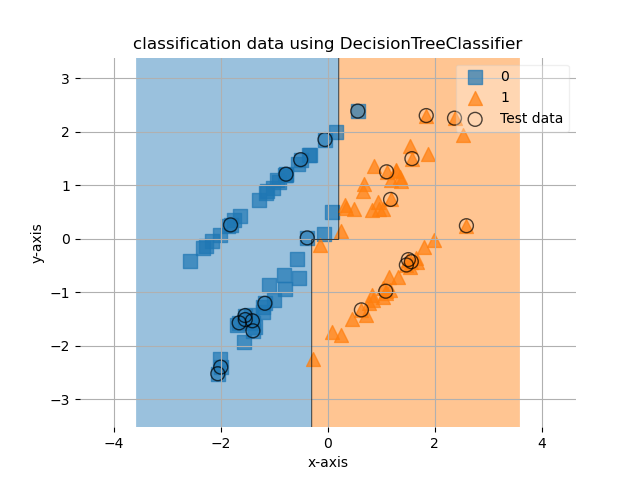

Here is the Python script that generated this plot:
import numpy as np
import matplotlib.pyplot as plt
from sklearn.model_selection import train_test_split
from sklearn.datasets import make_classification
from mlxtend.plotting import plot_decision_regions
from sklearn.tree import DecisionTreeClassifier

# P.514 二項分類用データ生成
X, y = make_classification(
    n_samples=100, n_features=2, n_redundant=0, random_state=42)


# P.518 学習用と評価用にデータを分割
train_X, test_X, train_y, test_y = \
    train_test_split(X, y, random_state=42)
# train_test_split(X, y, test_size=0.25, random_state=42)

# SVCで学習
model = DecisionTreeClassifier()
model.fit(train_X, train_y)  # 学習用データでモデルを訓練・適合(fit)
model.predict(test_X)        # 評価用データに対するモデルの予測(predict)結果
print('正解率は{}'.format(model.score(test_X, test_y)))

# 元々のplt.scatter( ) はコメント
# p.521 散布図を描く
# 学習用データは'.'印で，評価用データは'x'印でプロット
# plt.scatter(train_X[:, 0], train_X[:, 1], c=train_y, marker='.',
#             cmap=matplotlib.cm.get_cmap(name='bwr'), alpha=0.7)
# plt.scatter(test_X[:, 0], test_X[:, 1], c=test_y, marker='*',
# cmap=matplotlib.cm.get_cmap(name='bwr'), alpha=0.7)


# 学習して導出した識別境界線をプロット
# 学習後のモデル内には二項を分類する境界直線の属性値が求まった
# w0 = model.intercept_
# w1 = model.coef_[0][0]
# w2 = model.coef_[0][1]

# モデル内の属性値は境界直線の式を表す
#  w0 + (w1 * x) + (w2 * y) = 0
# 変形すると
#  y = -(w1 / w2) * x - (w0 / w2)
# つまり，
#  傾きが -(w1 / w2)
#  切片が -(w0 / w2)
# Xi = np.linspace(-10, 10, 20)
# Y = -(w1 / w2) * Xi - (w0 / w2)
# plt.plot(Xi, Y)

# グラフのスケールを調整
plt.xlim(min(X[:, 0]) - 0.5, max(X[:, 0]) + 0.5)
plt.ylim(min(X[:, 1]) - 0.5, max(X[:, 1]) + 0.5)
# 別の書き方
# plt.axis([min(X[:, 0]) - 0.5, max(X[:, 0]) + 0.5,
#           min(X[:, 1]) - 0.5, max(X[:, 1]) + 0.5])

# タテヨコ比を 1 対 1 にする
plt.gca().set_aspect('equal', 'datalim')
# plt.axes().set_aspect('equal', 'datalim')
# *** この指定では、Warningが発生 ***
# MatplotlibDeprecationWarning:  Adding an axes using the same arguments
# as a previous axes currently reuses the earlier instance. In a future
# version, a new instance will always be created and returned.
#   Meanwhile, this warning can be suppressed, and the future behavior
# ensured, by passing a unique label to each axes instance.
#
# https://stackoverflow.com/questions/47953061/matplotlib-axes-collision-warning-when-setting-aspect-ratio
#

plt.grid(True)
plt.title("classification data using DecisionTreeClassifier")
plt.xlabel("x-axis")
plt.ylabel("y-axis")

# 最後の表示前に以下を追加
output_X = np.concatenate([train_X, test_X])	# 出力用の全データ 学習用＋評価用 の順
output_y = np.concatenate([train_y, test_y])	# 出力用の全データ 学習用＋評価用 の順
scatter_kwargs = {'s': 100, 'edgecolor': None, 'alpha': 0.7}	# 散布図用表示設定
scatter_highlight_kwargs = {'s': 100, 'label': 'Test data', 'alpha': 0.7}	# 評価用表示設定
plot_decision_regions(output_X, output_y, model, legend=1, X_highlight=test_X, scatter_kwargs=scatter_kwargs, scatter_highlight_kwargs=scatter_highlight_kwargs)
plt.show()
